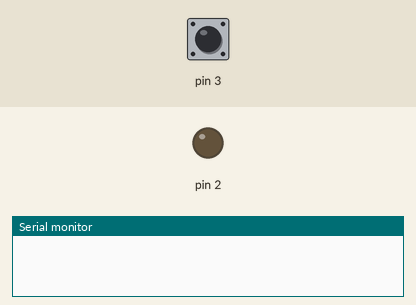
Simulated run of this sketch. Board: Arduino Uno, built with avr-gcc and run on an emulated ATmega328P. On the bench: output pins drawn as LEDs (lit = HIGH), the last lines printed to the serial monitor. The inputs (shaded band) are chosen by the test bench; at power-on: pin 3 HIGH.

Above: at 1.2 s.
1.3 s: pin 3 pulled LOW for 3.2 s
At 5.3 s:
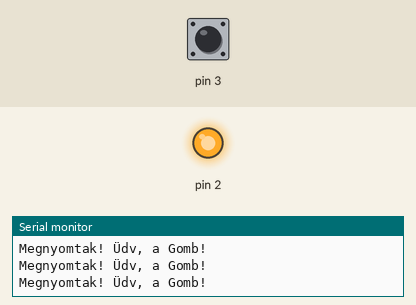
6.0 s: pin 3 pulled LOW for 1 s
At 7.7 s:
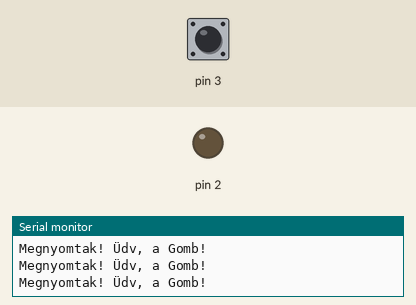
8.5 s: pin 3 pulled LOW for 0.15 s
At 9.3 s:
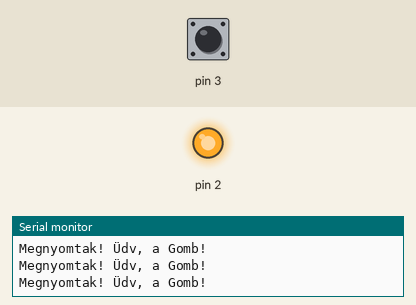
Timing chart, 0 to 11.5 s (numbered marks = the images above; inputs shaded):
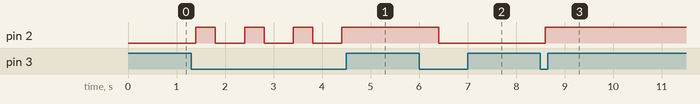

Measured:
- after the input at 1.3 s, pin 2: alternates HIGH for 0.40 s and LOW for 0.60 s, 7 changes in all, then stays HIGH, starting after 0.10 s
- after the input at 6.0 s, pin 2: HIGH → LOW after 0.40 s
- after the input at 8.5 s, pin 2: LOW → HIGH after 0.10 s

The sketch:

gomb.ino
```cpp
int gomb =3;
int fenyero =50;
int intenzitas=0;
void setup() {
  Serial.begin(9600);
  pinMode(3, INPUT_PULLUP);

}

void loop() {

  if (digitalRead(3)==0)
  {
   delay(100);
   if (digitalRead(3)==0) {
    Serial.println("Megnyomtak! Üdv, a Gomb!");
    fenyero+=10;
    if (fenyero>=100) fenyero=0;
    }
    intenzitas = map(fenyero,0,100,0, 255);
    analogWrite(2,intenzitas);
  }

}
```
